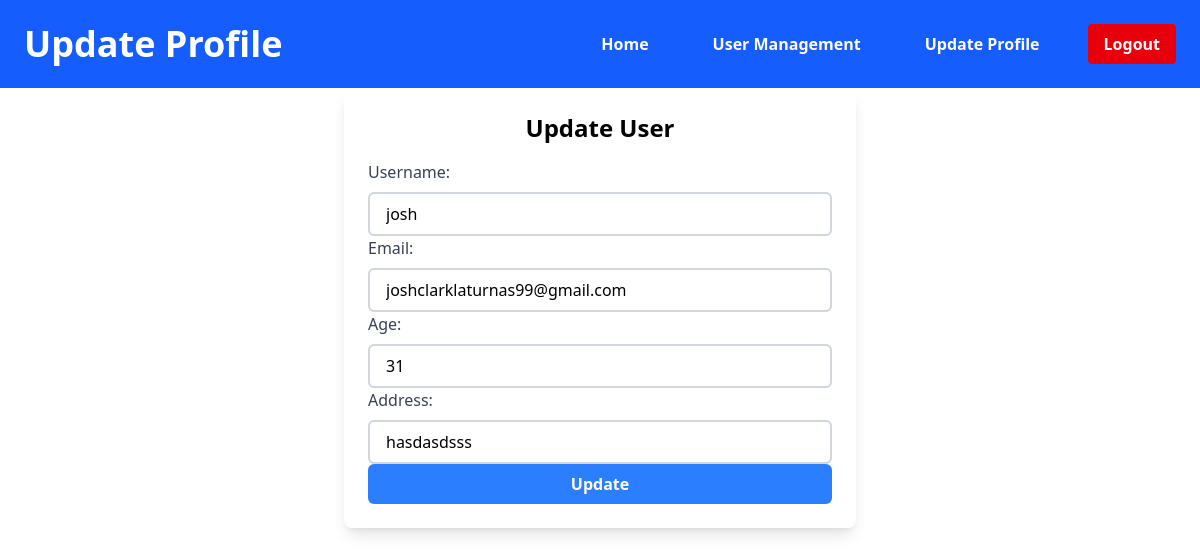
/update_user.php?id=9, run on the app's committed database.
### tables this page shows
CREATE TABLE `users` (
  `id` int(11) NOT NULL,
  `username` varchar(50) NOT NULL,
  `email` varchar(100) NOT NULL,
  `password` varchar(255) NOT NULL,
  `role` enum('admin','user') NOT NULL DEFAULT 'user',
  `created_at` timestamp NOT NULL DEFAULT current_timestamp(),
  `age` int(11) NOT NULL,
  `address` varchar(255) NOT NULL
);

### update_user.php (the view, shortened to what this page needs)
<?php
include("db.php");
$id = intval($_GET["id"]);
$stmt = $conn->prepare("SELECT * FROM users WHERE id = ?");
$stmt->bind_param("i", $id);
$stmt->execute();
$result = $stmt->get_result();
$row = $result->fetch_assoc();
?>
<!DOCTYPE html>
<html lang="en">
<head>
    <link rel="stylesheet" href="style.css">
</head>
<body>
<header class="bg-blue-600 flex justify-between items-center p-4 md:p-6">
<a class="text-white font-bold text-3xl md:text-4xl">Update Profile</a>
    <nav class="flex space-x-4 md:space-x-8">
        <a href="admin_home.php" class="text-white font-semibold px-4 py-2 rounded">Home</a>
        <a href="admin_dashboard.php" class="text-white font-semibold px-4 py-2 rounded">User Management</a>
        <a href="profile.php" class="text-white font-semibold  px-4 py-2 rounded">Update Profile</a>
        <a href="logout.php" class="bg-red-600 text-white hover:bg-red-400 font-semibold px-4 py-2 rounded">Logout</a>
    </nav>
</header>
    <div class="max-w-lg mx-auto p-6 bg-white rounded-lg shadow-lg gap-">
        <h2 class="text-2xl font-bold text-center mb-4">Update User</h2>
        <form method="POST">
            <div class="space-y-2">
                <label for="username" class="block text-gray-700">Username:</label>
                <input type="text" name="username" id="username" value="<?= htmlspecialchars($row['username']); ?>" required class="block w-full px-4 py-2 border-2 border-gray-300 rounded-md">
            </div>
            <div class="space-y-2">
                <label for="email" class="block text-gray-700">Email:</label>
                <input type="email" name="email" id="email" value="<?= htmlspecialchars($row['email']); ?>" required class="block w-full px-4 py-2 border-2 border-gray-300 rounded-md">
            </div>
            <div class="space-y-2">
                <label for="age" class="block text-gray-700">Age:</label>
                <input type="number" name="age" id="age" value="<?= htmlspecialchars($row['age']); ?>" required class="block w-full px-4 py-2 border-2 border-gray-300 rounded-md">
            </div>
            <div class="space-y-2">
                <label for="address" class="block text-gray-700">Address:</label>
                <input type="text" name="address" id="address" value="<?= htmlspecialchars($row['address']); ?>" required class="block w-full px-4 py-2 border-2 border-gray-300 rounded-md">
            </div>
            <button type="submit" class="block w-full bg-blue-500 hover:bg-blue-700 text-white font-bold py-2 px-4 rounded-md">Update</button>
        </form>
    </div>
</body>
</html>

### data on the page
users: username "josh", email "joshclarklaturnas99@gmail.com", age "31", address "hasdasdsss"
